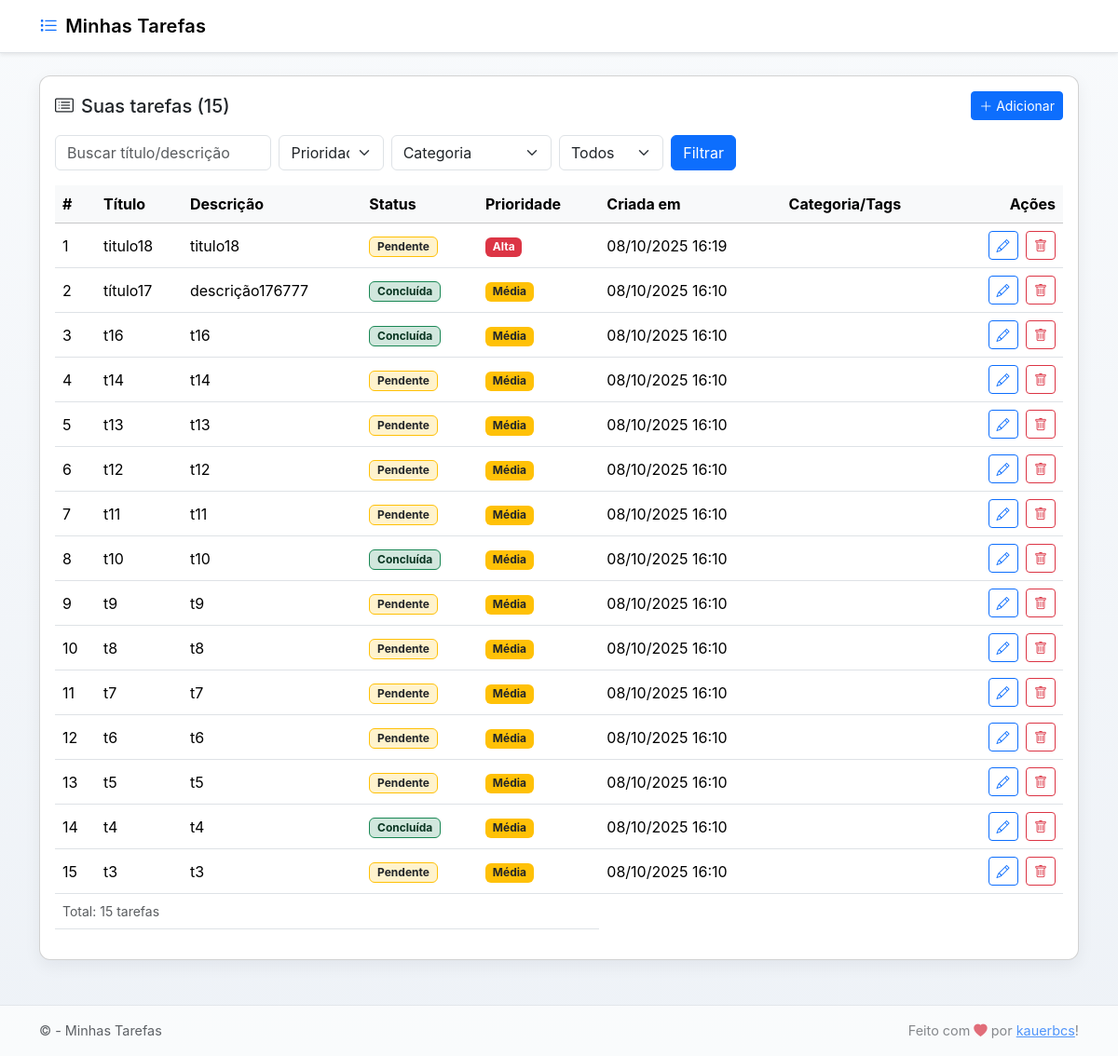
Before: / with the older database file.
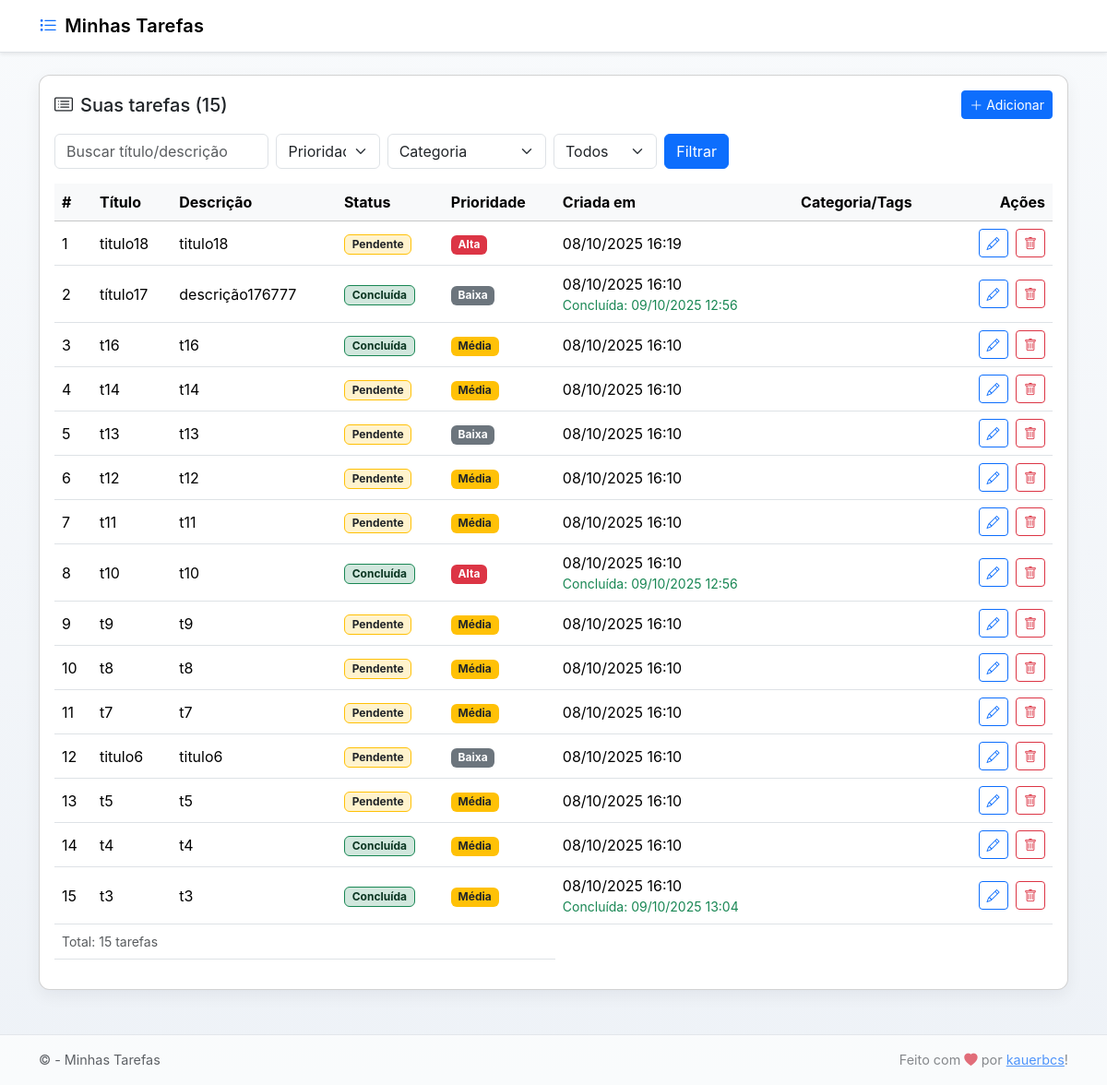
After: the same page with the newer database file.
### tarefas/models.py (models this page shows, shortened)
class Tarefa(models.Model):
    PRIORIDADE_ALTA = 'alta'
    PRIORIDADE_MEDIA = 'media'
    PRIORIDADE_BAIXA = 'baixa'
    PRIORIDADES = [
        (PRIORIDADE_ALTA, 'Alta'),
        (PRIORIDADE_MEDIA, 'Média'),
        (PRIORIDADE_BAIXA, 'Baixa'),
    ]
    titulo = models.CharField(max_length=200)
    descricao = models.TextField()
    concluida = models.BooleanField(default=False)
    created_at = models.DateTimeField(auto_now_add=True)
    completed_at = models.DateTimeField(null=True, blank=True)
    prioridade = models.CharField(max_length=10, choices=PRIORIDADES, default=PRIORIDADE_MEDIA)
    categoria = models.ForeignKey(Categoria, null=True, blank=True, on_delete=models.SET_NULL, related_name='tarefas')
    tags = models.ManyToManyField(Tag, blank=True, related_name='tarefas')

### tarefas/views.py (the view)
# urls.py: path('', views.index, name='index'),
def index(request):
    qs = Tarefa.objects.all().order_by('-id')
    q = request.GET.get('q', '').strip()
    prioridade = request.GET.get('prioridade', '')
    categoria = request.GET.get('categoria', '')
    status = request.GET.get('status', '')  # 'pendente' | 'concluida' | ''
    if q:
        qs = qs.filter(Q(titulo__icontains=q) | Q(descricao__icontains=q))
    if prioridade in ('alta', 'media', 'baixa'):
        qs = qs.filter(prioridade=prioridade)
    if categoria:
        qs = qs.filter(categoria__id=categoria)
    if status == 'concluida':
        qs = qs.filter(concluida=True)
    elif status == 'pendente':
        qs = qs.filter(concluida=False)
    categorias = Categoria.objects.all()
    tags = Tag.objects.all()
    context = {
        'tarefas': qs,
        'q': q,
        'prioridade_selected': prioridade,
        'categoria_selected': categoria,
        'status_selected': status,
        'categorias': categorias,
        'tags': tags,
    }
    return render(request, 'tarefas/index.html', context)

### tarefas/templates/tarefas/index.html (shortened to what this page needs)
{% extends 'tarefas/base.html' %}
{% block content %}
<div class="d-flex justify-content-between align-items-center mb-3">
    <h5 class="mb-0"><i class="bi bi-card-list me-2"></i>Suas tarefas ({{ tarefas|length }})</h5>
    <a href="{% url 'adicionar_tarefa' %}" class="btn btn-sm btn-primary"><i class="bi bi-plus-lg"></i> Adicionar</a>
</div>
<div class="row mb-3">
  <div class="col-md-8">
    <form class="row g-2" method="get" action="{% url 'index' %}">
      <div class="col-sm-6 col-md-4">
        <input type="search" name="q" class="form-control" placeholder="Buscar título/descrição" value="{{ q }}">
      </div>
      <div class="col-sm-6 col-md-2">
        <select name="prioridade" class="form-select">
          <option value="">Prioridade</option>
        </select>
      </div>
      <div class="col-sm-6 col-md-3">
        <select name="categoria" class="form-select">
          <option value="">Categoria</option>
        </select>
      </div>
      <div class="col-sm-6 col-md-2">
        <select name="status" class="form-select">
          <option value="">Todos</option>
        </select>
      </div>
      <div class="col-md-1 text-end">
        <button class="btn btn-primary">Filtrar</button>
      </div>
    </form>
  </div>
</div>
<div class="table-responsive">
    <table class="table table-hover align-middle">
        <thead class="table-light">
            <tr>
                <th>#</th>
                <th>Título</th>
                <th>Descrição</th>
                <th>Status</th>
                <th>Prioridade</th>
                <th>Criada em</th>
                <th>Categoria/Tags</th>
                <th class="text-end">Ações</th>
            </tr>
        </thead>
        <tbody>
        {% for tarefa in tarefas %}
        <tr>
            <td>{{ forloop.counter }}</td>
            <td>{{ tarefa.titulo }}</td>
            <td class="text-truncate" style="max-width:380px;">{{ tarefa.descricao }}</td>
            <td>
                {% if tarefa.concluida %}
                    <span class="badge bg-success-subtle text-success-emphasis border border-success">Concluída</span>
                {% else %}
                    <span class="badge bg-warning-subtle text-dark border border-warning">Pendente</span>
                {% endif %}
            </td>
            <td>
                {% if tarefa.prioridade == 'alta' %}
                    <span class="badge bg-danger">Alta</span>
                {% elif tarefa.prioridade == 'media' %}
                    <span class="badge bg-warning text-dark">Média</span>
                {% else %}
                    <span class="badge bg-secondary">Baixa</span>
                {% endif %}
                </td>
                <td>
                {{ tarefa.created_at|date:"d/m/Y H:i" }}
                {% if tarefa.completed_at %}
                    <div class="text-success small">Concluída: {{ tarefa.completed_at|date:"d/m/Y H:i" }}</div>
                {% endif %}
                </td>
                <td>
            </td>
            <td class="text-end">
                <a href="{% url 'editar_tarefa' tarefa.id %}" class="btn btn-sm btn-outline-primary me-1"><i class="bi bi-pencil"></i></a>
                <form action="{% url 'excluir_tarefa' tarefa.id %}" method="post" style="display:inline;">
                    <button type="submit" class="btn btn-sm btn-outline-danger" onclick="return confirm('Tem certeza que deseja excluir esta tarefa?');" title="Excluir">
                        <i class="bi bi-trash"></i>
                    </button>
                </form>
            </td>
        </tr>
        {% endfor %}
        </tbody>
        <tfoot>
            <tr>
                <td colspan="5">
                    <div class="d-flex justify-content-between">
                        <small class="text-muted">Total: {{ tarefas|length }} tarefas</small>
                    </div>
                </td>
            </tr>
        </tfoot>
    </table>
</div>
{% endblock %}

### tarefas/templates/tarefas/base.html (shortened to what this page needs)
<!DOCTYPE html>
<html lang="pt-br">
<head>
    <link href="https://cdn.jsdelivr.net/npm/bootstrap@5.3.8/dist/css/bootstrap.min.css" rel="stylesheet">
    <link href="https://cdn.jsdelivr.net/npm/bootstrap-icons@1.11.3/font/bootstrap-icons.css" rel="stylesheet">
</head>
<body>
    <nav class="navbar navbar-expand-lg navbar-white bg-white border-bottom shadow-sm">
        <div class="container">
            <a class="navbar-brand d-flex align-items-center" href="{% url 'index' %}">
                <i class="bi bi-list-task me-2" style="font-size:1.25rem;color:var(--brand);"></i>
                Minhas Tarefas
            </a>
        </div>
    </nav>
    <main class="py-4">
        <div class="container">
            <div class="card card-main p-3">
                {% block content %}{% endblock %}
            </div>
        </div>
    </main>
    <footer class="border-top py-3 mt-4 bg-white">
        <div class="container d-flex justify-content-between">
            <div>© {{ now|date:"Y" }} - Minhas Tarefas</div>
            <div class="text-muted">Feito com <i class="bi bi-heart-fill text-danger"></i> por <a href="https://github.com/kauerbcs" target="_blank">kauerbcs</a>!</div>
        </div>
    </footer>
</body>
</html>

### tarefas/templates/tarefas/base.html (style rules this page uses)
:root { --brand:#0d6efd; }
body { background: linear-gradient(180deg, #f8fafc 0%, #eef2f7 100%); min-height:100vh; -webkit-font-smoothing:antialiased; font-family: Inter, system-ui, -apple-system, "Segoe UI", Roboto, "Helvetica Neue", Arial; }
.card-main { box-shadow: 0 6px 18px rgba(19,24,38,0.06); border-radius:12px; }
.navbar-brand { font-weight:600; letter-spacing:0.2px; }
.table td, .table th { vertical-align: middle; }
footer { font-size:0.9rem; opacity:0.7; }

Changed rows visible on the page:
changed Tarefa "título17": completed_at (not shown) → "09/10/2025 12:56"; prioridade "Média" → "Baixa"
changed Tarefa (number 5 of 15 on the later page): prioridade "Média" → "Baixa"
changed Tarefa (number 8 of 15 on the later page): completed_at (not shown) → "09/10/2025 12:56"; prioridade "Média" → "Alta"
changed Tarefa: titulo "t6" → "titulo6"; descricao "t6" → "titulo6"; prioridade "Média" → "Baixa"
changed Tarefa (number 15 of 15 on the later page): completed_at (not shown) → "09/10/2025 13:04"; concluida "Pendente" → "Concluída"
